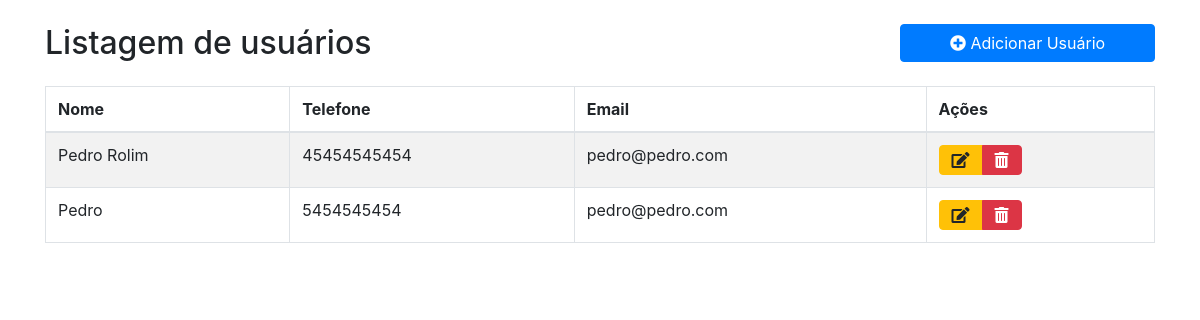
/, run on an earlier commit of the app's database.
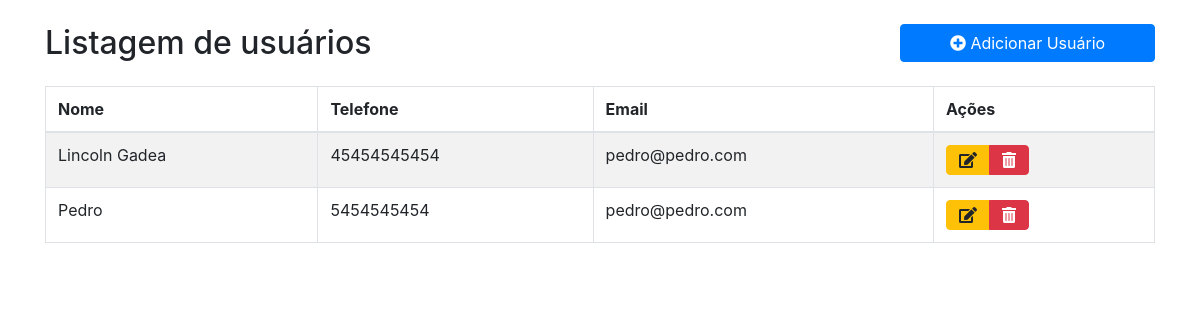
And on a later commit of the database.
### app_crud/models.py (models this page shows, shortened)
class User(models.Model):
    nome = models.CharField('nome', max_length=30)
    telefone = models.CharField('telefone', max_length=11)
    email = models.CharField('email', max_length=30)

### app_crud/views.py (the view)
# urls.py: path('', index, name='index'),
def index(request):
    users = User.objects.all()
    context = {
        'users': users
    }
    return render(request, 'index.html', context)

### app_crud/templates/index.html
{% extends "base.html" %}
{% block content %}
<div class="row py-2 my-2">
    <div class="col-md-9">
        <h2> Listagem de usuários</h2>
    </div>
    <div class="col-md-3">
        <a href="{% url 'criar' %}" class="btn btn-primary btn-block"><i class="fa fa-plus-circle"></i>
        Adicionar Usuário
        </a>
    </div>
</div>
<div class="table-responsive">
    <table class="table table-striped table-bordered">
        <thead>
            <tr>
                <th>Nome</th>
                <th>Telefone</th>
                <th>Email</th>
                <th>Ações</th>
            </tr>
        </thead>
        <tBody>
            {% for user in users %}
            <tr>
                <td>{{ user.nome|capfirst }}</td>
                <td>{{ user.telefone }}</td>
                <td>{{ user.email }}</td>
                <td>
                    <div class="btn-group" role="group" aria-label="Basic Example">
                        <a href="{% url 'modificar' user.pk %}" class="btn btn-warning"><i class="fas fa-edit"></i></a>
                        <a href="{% url 'deletar' user.pk %}" class="btn btn-danger"><i class="fas fa-trash-alt"></i></a>
                    </div>
                </td>
            </tr>
            {% empty %}
            <tr>
                <td colspan=5 class="text-center">
                    Não há usuários para serem listados
                </td>
            </tr>
            {% endfor %}
        </tBody>
    </table>
</div>
{% endblock %}

What changed in the data, as far as the page shows it:
changed User: nome "Pedro Rolim" → "Lincoln Gadea"
